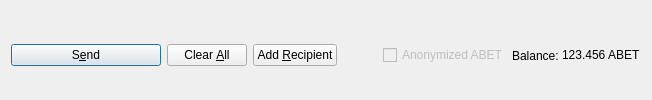
         <widget class="QFrame" name="frame_Send">
          <layout class="QHBoxLayout" name="horizontalLayout">
           <property name="bottomMargin">
            <number>0</number>
           </property>
           <item>
            <widget class="QPushButton" name="sendButton">
             <property name="minimumSize">
              <size>
               <width>150</width>
               <height>0</height>
              </size>
             </property>
             <property name="toolTip">
              <string>Confirm the send action</string>
             </property>
             <property name="text">
              <string>S&amp;end</string>
             </property>
             <property name="icon">
              <iconset resource="../abet.qrc">
               <normaloff>:/icons/send</normaloff>:/icons/send</iconset>
             </property>
             <property name="autoDefault">
              <bool>false</bool>
             </property>
             <property name="default">
              <bool>true</bool>
             </property>
            </widget>
           </item>
           <item>
            <widget class="QPushButton" name="clearButton">
             <property name="sizePolicy">
              <sizepolicy hsizetype="Minimum" vsizetype="Fixed">
               <horstretch>0</horstretch>
               <verstretch>0</verstretch>
              </sizepolicy>
             </property>
             <property name="toolTip">
              <string>Clear all fields of the form.</string>
             </property>
             <property name="text">
              <string>Clear &amp;All</string>
             </property>
             <property name="icon">
              <iconset resource="../abet.qrc">
               <normaloff>:/icons/remove</normaloff>:/icons/remove</iconset>
             </property>
             <property name="autoDefault">
              <bool>false</bool>
             </property>
            </widget>
           </item>
           <item>
            <widget class="QPushButton" name="addButton">
             <property name="toolTip">
              <string>Send to multiple recipients at once</string>
             </property>
             <property name="text">
              <string>Add &amp;Recipient</string>
             </property>
             <property name="icon">
              <iconset resource="../abet.qrc">
               <normaloff>:/icons/add</normaloff>:/icons/add</iconset>
             </property>
             <property name="autoDefault">
              <bool>false</bool>
             </property>
            </widget>
           </item>
           <item>
            <spacer name="horizontalSpacer">
             <property name="orientation">
              <enum>Qt::Horizontal</enum>
             </property>
             <property name="sizeHint" stdset="0">
              <size>
               <width>40</width>
               <height>20</height>
              </size>
             </property>
            </spacer>
           </item>
           <item>
            <layout class="QHBoxLayout" name="horizontalLayout_2">
             <property name="spacing">
              <number>3</number>
             </property>
             <item>
              <widget class="QCheckBox" name="checkzABET">
               <property name="enabled">
                <bool>false</bool>
               </property>
               <property name="text">
                <string>Anonymized ABET</string>
               </property>
              </widget>
             </item>
             <item>
              <widget class="QLabel" name="label">
               <property name="text">
                <string>Balance:</string>
               </property>
              </widget>
             </item>
             <item>
              <widget class="QLabel" name="labelBalance">
               <property name="sizePolicy">
                <sizepolicy hsizetype="Preferred" vsizetype="Fixed">
                 <horstretch>0</horstretch>
                 <verstretch>0</verstretch>
                </sizepolicy>
               </property>
               <property name="cursor">
                <cursorShape>IBeamCursor</cursorShape>
               </property>
               <property name="text">
                <string notr="true">123.456 ABET</string>
               </property>
               <property name="textInteractionFlags">
                <set>Qt::LinksAccessibleByMouse|Qt::TextSelectableByKeyboard|Qt::TextSelectableByMouse</set>
               </property>
              </widget>
             </item>
            </layout>
           </item>
          </layout>
         </widget>
